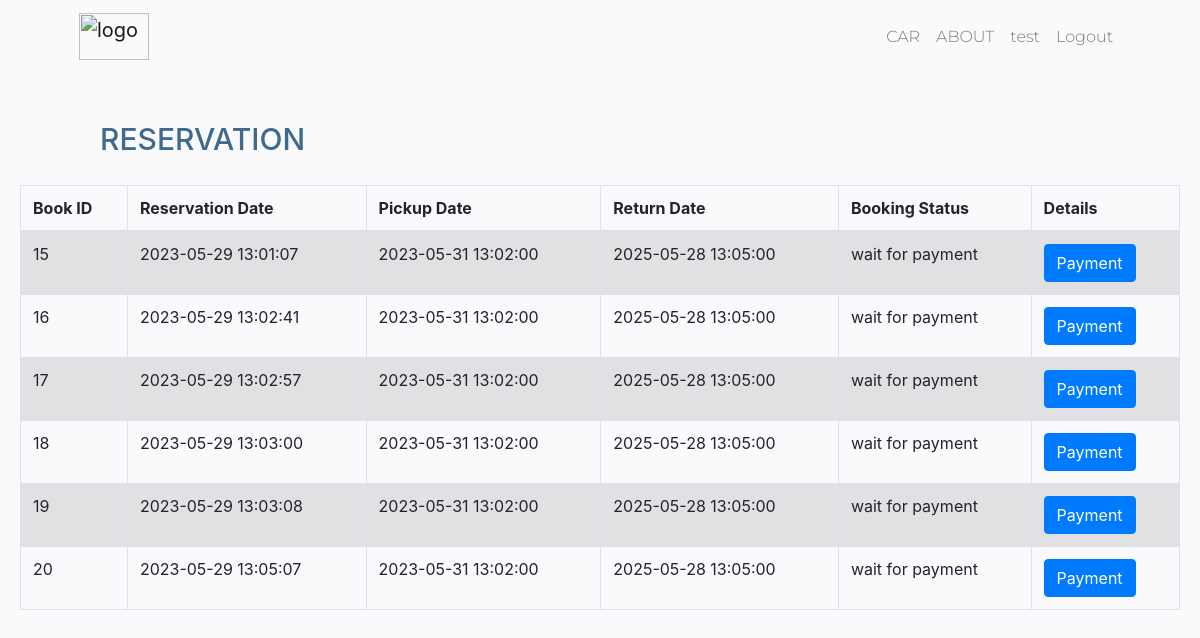
Page /reserve/index.php (signed in) on the committed database.
### tables this page shows
CREATE TABLE `reservation_details` (
  `Book_ID` int(15) NOT NULL,
  `Book_Status` varchar(20) NOT NULL DEFAULT 'wait for payment',
  `Pickup_Date` datetime NOT NULL,
  `Reserve_Date` datetime NOT NULL DEFAULT current_timestamp(),
  `Return_Date` datetime NOT NULL,
  `Card_ID` varchar(13) NOT NULL,
  `License_plate` varchar(10) NOT NULL DEFAULT 'removed'
);

### reserve/home.php (the view, shortened to what this page needs)
<?php
include('../assets/db/server.php');
$User_ID = $_SESSION['login_userid'];
$sqlSelect = "SELECT * FROM reservation_details WHERE Card_ID = (
    SELECT Card_ID FROM customer WHERE User_ID = '$User_ID'
)";
$result = mysqli_query($conn, $sqlSelect);
?>
<body>
    <br><br>
    <div class="indented">
        <h1 style="color:#406A8D; font-weight: 500; font-size: 30px; ">RESERVATION</h1>
    </div>
    <div class="card-body">
        <table class="table table-bordered table-striped">
            <thead>
                <tr>
                    <th>Book ID</th>
                    <th>Reservation Date</th>
                    <th>Pickup Date</th>
                    <th>Return Date</th>
                    <th>Booking Status</th>
                    <th>Details</th>
                </tr>
            </thead>
            <tbody>
                <?php
                while ($data = mysqli_fetch_array($result)) {
                ?>
                    <tr>
                        <td><?php echo $data['Book_ID']; ?></td>
                        <td><?php echo $data['Reserve_Date']; ?></td>
                        <td><?php echo $data['Pickup_Date']; ?></td>
                        <td><?php echo $data['Return_Date']; ?></td>
                        <td><?php echo $data['Book_Status']; ?></td>
                        <td>
                            <a href="index.php?page=payment&Book_ID=<?php echo $data['Book_ID']; ?>" class="btn btn-primary">Payment</a>
                        </td>
                    </tr>
                <?php
                }
                ?>
            </tbody>
        </table>
    </div>
</body>
</html>

### reserve/home.php (style rules this page uses)
body { background-size: cover; background-repeat: no-repeat; height: 100vh; background-position: center; background-attachment: fixed; background-color: #FAFAFC; }
.indented { padding-left: 100px; }

### rows in the picture
reservation_details: Book_ID "15", Reserve_Date "2023-05-29 13:01:07", Pickup_Date "2023-05-31 13:02:00", Return_Date "2025-05-28 13:05:00", Book_Status "wait for payment"
reservation_details: Book_ID "16", Reserve_Date "2023-05-29 13:02:41", Pickup_Date "2023-05-31 13:02:00", Return_Date "2025-05-28 13:05:00", Book_Status "wait for payment"
reservation_details: Book_ID "17", Reserve_Date "2023-05-29 13:02:57", Pickup_Date "2023-05-31 13:02:00", Return_Date "2025-05-28 13:05:00", Book_Status "wait for payment"
reservation_details: Book_ID "18", Reserve_Date "2023-05-29 13:03:00", Pickup_Date "2023-05-31 13:02:00", Return_Date "2025-05-28 13:05:00", Book_Status "wait for payment"
reservation_details: Book_ID "19", Reserve_Date "2023-05-29 13:03:08", Pickup_Date "2023-05-31 13:02:00", Return_Date "2025-05-28 13:05:00", Book_Status "wait for payment"
reservation_details: Book_ID "20", Reserve_Date "2023-05-29 13:05:07", Pickup_Date "2023-05-31 13:02:00", Return_Date "2025-05-28 13:05:00", Book_Status "wait for payment"

### other values in the picture
$_COOKIE['login_username'] "test"
